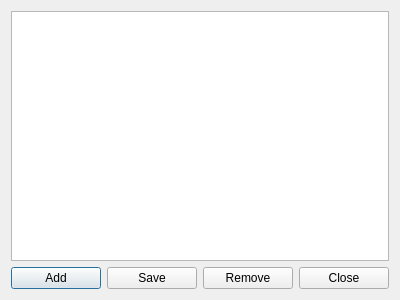
<?xml version="1.0" encoding="UTF-8"?>
<ui version="4.0">
 <class>TableView</class>
 <widget class="QDialog" name="TableView">
  <property name="geometry">
   <rect>
    <x>0</x>
    <y>0</y>
    <width>400</width>
    <height>300</height>
   </rect>
  </property>
  <property name="windowTitle">
   <string>Dialog</string>
  </property>
  <layout class="QVBoxLayout" name="verticalLayout">
   <item>
    <widget class="QTableView" name="tableView">
     <property name="tabKeyNavigation">
      <bool>false</bool>
     </property>
    </widget>
   </item>
   <item>
    <layout class="QHBoxLayout" name="horizontalLayout">
     <item>
      <widget class="QPushButton" name="addButton">
       <property name="text">
        <string>Add</string>
       </property>
      </widget>
     </item>
     <item>
      <widget class="QPushButton" name="saveButton">
       <property name="text">
        <string>Save</string>
       </property>
      </widget>
     </item>
     <item>
      <widget class="QPushButton" name="deleteButton">
       <property name="text">
        <string>Remove</string>
       </property>
      </widget>
     </item>
     <item>
      <widget class="QPushButton" name="closeButton">
       <property name="text">
        <string>Close</string>
       </property>
      </widget>
     </item>
    </layout>
   </item>
  </layout>
  <action name="actionAddRow">
   <property name="text">
    <string>AddRow</string>
   </property>
  </action>
  <action name="actionSave">
   <property name="text">
    <string>Save</string>
   </property>
   <property name="toolTip">
    <string>Save row</string>
   </property>
  </action>
  <action name="actionDeleteRow">
   <property name="text">
    <string>deleteRow</string>
   </property>
  </action>
  <action name="actionClose">
   <property name="text">
    <string>Close</string>
   </property>
  </action>
 </widget>
 <resources/>
 <connections>
  <connection>
   <sender>addButton</sender>
   <signal>clicked()</signal>
   <receiver>TableView</receiver>
   <slot>addRow()</slot>
   <hints>
    <hint type="sourcelabel">
     <x>55</x>
     <y>278</y>
    </hint>
    <hint type="destinationlabel">
     <x>199</x>
     <y>149</y>
    </hint>
   </hints>
  </connection>
  <connection>
   <sender>saveButton</sender>
   <signal>clicked()</signal>
   <receiver>TableView</receiver>
   <slot>save()</slot>
   <hints>
    <hint type="sourcelabel">
     <x>151</x>
     <y>278</y>
    </hint>
    <hint type="destinationlabel">
     <x>199</x>
     <y>149</y>
    </hint>
   </hints>
  </connection>
  <connection>
   <sender>deleteButton</sender>
   <signal>clicked()</signal>
   <receiver>TableView</receiver>
   <slot>deleteRow()</slot>
   <hints>
    <hint type="sourcelabel">
     <x>248</x>
     <y>278</y>
    </hint>
    <hint type="destinationlabel">
     <x>199</x>
     <y>149</y>
    </hint>
   </hints>
  </connection>
  <connection>
   <sender>closeButton</sender>
   <signal>clicked()</signal>
   <receiver>TableView</receiver>
   <slot>close()</slot>
   <hints>
    <hint type="sourcelabel">
     <x>344</x>
     <y>278</y>
    </hint>
    <hint type="destinationlabel">
     <x>199</x>
     <y>149</y>
    </hint>
   </hints>
  </connection>
 </connections>
 <slots>
  <slot>addRow()</slot>
  <slot>save()</slot>
  <slot>deleteRow()</slot>
 </slots>
</ui>
